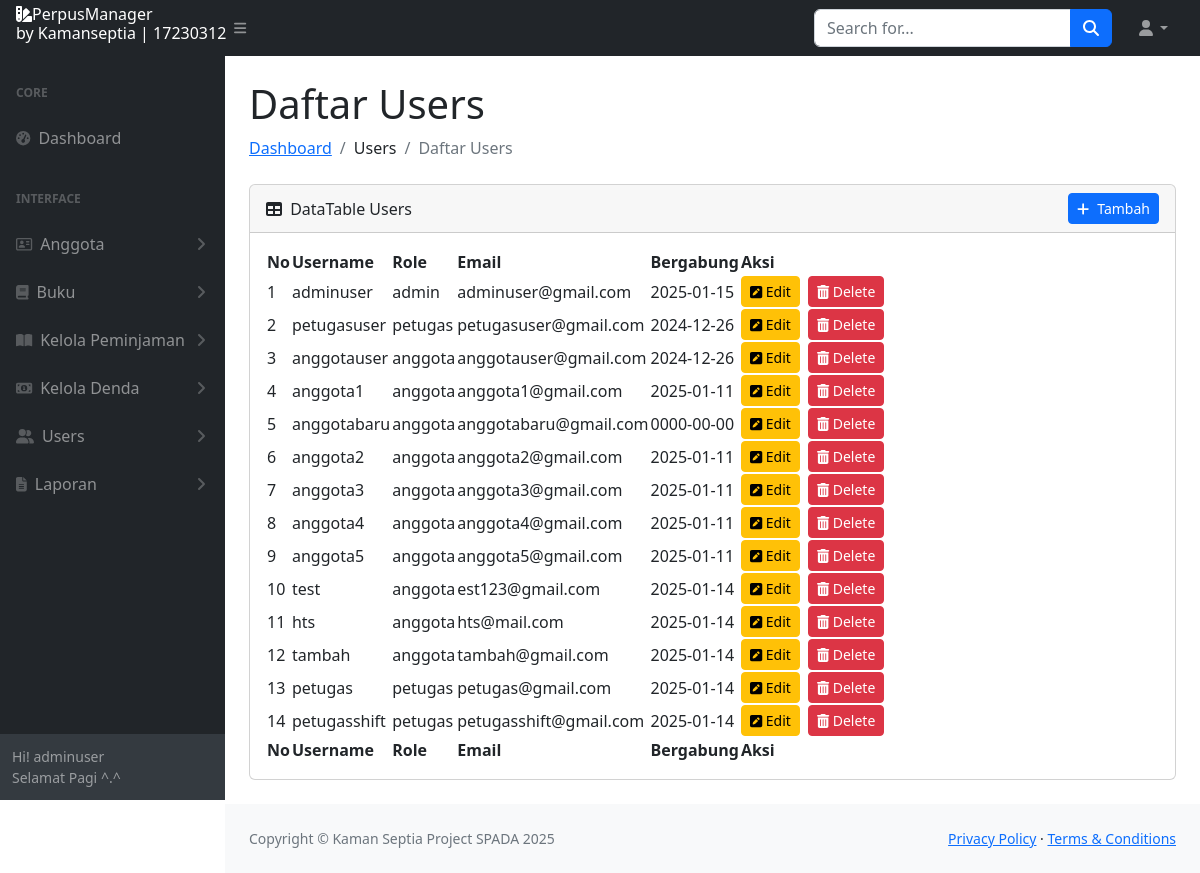
Page /pages/admin/users/index.php (signed in) on the committed database.
### tables this page shows
CREATE TABLE `users` (
  `id_user` int(11) NOT NULL,
  `nama` varchar(100) DEFAULT NULL,
  `username` varchar(50) NOT NULL,
  `password` varchar(255) NOT NULL,
  `role` enum('anggota','petugas','admin') NOT NULL,
  `tanggal_daftar` date DEFAULT curdate(),
  `alamat` varchar(255) DEFAULT NULL,
  `nomor_hp` varchar(15) DEFAULT NULL,
  `email` varchar(255) DEFAULT NULL
);

### pages/admin/loggedas.php (called while the page is built, shortened)
<?php
include 'C:/xampp/htdocs/perpustakaan/includes/koneksi.php';
function getWaktu() {
    $jam = date("H");
    if ($jam >= 5 && $jam < 12) {
        return "Pagi";
    } elseif ($jam >= 12 && $jam < 15) {
        return "Siang";
    } elseif ($jam >= 15 && $jam < 18) {
        return "Sore";
    } else {
        return "Malam";
    }
}
function getUserName($id_user) {
    global $conn;
    $sql = "SELECT u.username
            FROM users u
            WHERE u.id_user = ?";
    if ($stmt = $conn->prepare($sql)) {
        $stmt->bind_param("i", $id_user);
        $stmt->execute();
        $result = $stmt->get_result();
        if ($result->num_rows > 0) {
            $row = $result->fetch_assoc();
            return $row['username'];
        } else {
            return "Unknown User";
        }
    } else {
        return "Query preparation failed: " . $conn->error;
    }
}
?>

### pages/admin/users/index.php (the view, shortened to what this page needs)
<?php
include '../loggedas.php';
    $id_user = $_SESSION['id_user'];
    $username = getUserName($id_user);
    $waktu = getWaktu();
?>
<!DOCTYPE html>
<html lang="en">
    <head>
        <link href="https://cdn.jsdelivr.net/npm/simple-datatables@7.1.2/dist/style.min.css" rel="stylesheet" />
        <link href="../../../css/styles.css" rel="stylesheet" />
    </head>
    <body class="sb-nav-fixed">
        <?php include '../includes/topnav.php' ?>
        <div id="layoutSidenav">
            <?php include '../includes/sidebar.php'?>
            <div id="layoutSidenav_content">
            <main>
                    <div class="container-fluid px-4">
                        <h1 class="mt-4">Daftar Users</h1>
                        <ol class="breadcrumb mb-4">
                            <li class="breadcrumb-item"><a href="../index.php">Dashboard</a></li>
                            <li class="breadcrumb-item">Users</li>
                            <li class="breadcrumb-item active">Daftar Users</li>
                        </ol>
                        <div class="card mb-4">
                            <div class="card-header d-flex justify-content-between align-items-center">
                                <div>
                                    <i class="fas fa-table me-1"></i>
                                    DataTable Users
                                </div>
                                <a href="add.php" class="btn btn-primary btn-sm">
                                    <i class="fas fa-plus me-1"></i> Tambah
                                </a>
                            </div>
                            <div class="card-body">
                                <table id="datatablesSimple">
                                    <thead>
                                        <tr>
                                        <th>No</th>
                                            <th>Username</th>
                                            <th>Role</th>
                                            <th>Email</th>
                                            <th>Bergabung</th>
                                            <th>Aksi</th>
                                        </tr>
                                    </thead>
                                    <tfoot>
                                        <tr>
                                            <th>No</th>
                                            <th>Username</th>
                                            <th>Role</th>
                                            <th>Email</th>
                                            <th>Bergabung</th>
                                            <th>Aksi</th>
                                        </tr>
                                    </tfoot>
                                    <tbody>
                                    <?php
                                     $sql = "SELECT * FROM users";
                                     $result = $conn->query($sql);
                                     $no = 1;
                                     if ($result->num_rows > 0) {
                                         while ($row = $result->fetch_assoc()) {
                                             echo "<tr>
                                                 <td>{$no}</td>
                                                 <td>{$row['username']}</td>
                                                 <td>{$row['role']}</td>
                                                 <td>{$row['email']}</td>
                                                 <td>{$row['tanggal_daftar']}</td>
                                                 <td>
                                                     <div class='d-flex justify-content-center gap-2'>
                                                        <a href='edit.php?id_user={$row['id_user']}' class='btn btn-warning btn-sm'><i class='fas fa-pencil-square'></i> Edit </a>
                                                        <form method='POST' action='hapus.php' style='display:inline;'>
                                                            <input type='hidden' name='id_user' value='{$row['id_user']}'>
                                                            <button type='submit' name='delete' class='btn btn-danger btn-sm' onclick=\"return confirm('Yakin ingin menghapus Users ini?');\"><i class='fas fa-trash-alt'></i> Delete </button>
                                                        </form>
                                                    </div>
                                                </td>
                                             </tr>";
                                             $no++;
                                         }
                                     } else {
                                         echo "<tr><td colspan='6'>Tidak ada Users.</td></tr>";
                                     }
                                     ?>
                                    </tbody>
                                </table>
                            </div>
                        </div>
                    </div>
                </main>
                <?php include '../includes/footer.php'?>
            </div>
        </div>
    </body>
</html>

### pages/admin/includes/sidebar.php (shortened to what this page needs)
<div id="layoutSidenav_nav">
    <nav class="sb-sidenav accordion sb-sidenav-dark" id="sidenavAccordion">
        <div class="sb-sidenav-menu">
            <div class="nav">
                <div class="sb-sidenav-menu-heading">Core</div>
                <a class="nav-link" href="../index.php">
                    <div class="sb-nav-link-icon"><i class="fas fa-tachometer-alt"></i></div>
                    Dashboard
                </a>
                <div class="sb-sidenav-menu-heading">Interface</div>
                <a class="nav-link collapsed" href="#" data-bs-toggle="collapse" data-bs-target="#collapseAnggota" aria-expanded="false" aria-controls="collapseLayouts">
                    <div class="sb-nav-link-icon"><i class="far fa-address-card	"></i></div>
                    Anggota
                    <div class="sb-sidenav-collapse-arrow"><i class="fas fa-angle-down"></i></div>
                </a>
                <a class="nav-link collapsed" href="#" data-bs-toggle="collapse" data-bs-target="#collapseBuku" aria-expanded="false" aria-controls="collapseLayouts">
                    <div class="sb-nav-link-icon"><i class="fas fa-book	"></i></div>
                    Buku
                    <div class="sb-sidenav-collapse-arrow"><i class="fas fa-angle-down"></i></div>
                </a>
                <a class="nav-link collapsed" href="#" data-bs-toggle="collapse" data-bs-target="#collapsePeminjaman" aria-expanded="false" aria-controls="collapseLayouts">
                    <div class="sb-nav-link-icon"><i class="fas fa-book-open"></i></div>
                    Kelola Peminjaman
                    <div class="sb-sidenav-collapse-arrow"><i class="fas fa-angle-down"></i></div>
                </a>
                <a class="nav-link collapsed" href="#" data-bs-toggle="collapse" data-bs-target="#collapseDenda" aria-expanded="false" aria-controls="collapseLayouts">
                    <div class="sb-nav-link-icon"><i class="fas fa-money-bill-alt	"></i></div>
                    Kelola Denda
                    <div class="sb-sidenav-collapse-arrow"><i class="fas fa-angle-down"></i></div>
                </a>
                <a class="nav-link collapsed" href="#" data-bs-toggle="collapse" data-bs-target="#collapseLPetugas" aria-expanded="false" aria-controls="collapseLayouts">
                    <div class="sb-nav-link-icon"><i class="fas fa-user-friends	"></i></div>
                    Users
                    <div class="sb-sidenav-collapse-arrow"><i class="fas fa-angle-down"></i></div>
                </a>
                <a class="nav-link collapsed" href="#" data-bs-toggle="collapse" data-bs-target="#collapseLlaporan" aria-expanded="false" aria-controls="collapseLayouts">
                    <div class="sb-nav-link-icon"><i class="fas fa-file-alt	"></i></div>
                    Laporan
                    <div class="sb-sidenav-collapse-arrow"><i class="fas fa-angle-down"></i></div>
                </a>
            </div>
        </div>
        <div class="sb-sidenav-footer">
            <div class="small">Hi! <?php echo htmlspecialchars($username); ?></div>
            <div class="small">Selamat <?php echo htmlspecialchars($waktu); ?> ^.^</div>
        </div>
</div>

### rows in the picture
users: username "adminuser", role "admin", email "adminuser@gmail.com", tanggal_daftar "2025-01-15"
users: username "petugasuser", role "petugas", email "petugasuser@gmail.com", tanggal_daftar "2024-12-26"
users: username "anggotauser", role "anggota", email "anggotauser@gmail.com", tanggal_daftar "2024-12-26"
users: username "anggota1", role "anggota", email "anggota1@gmail.com", tanggal_daftar "2025-01-11"
users: username "anggotabaru", role "anggota", email "anggotabaru@gmail.com", tanggal_daftar "0000-00-00"
users: username "anggota2", role "anggota", email "anggota2@gmail.com", tanggal_daftar "2025-01-11"
users: username "anggota3", role "anggota", email "anggota3@gmail.com", tanggal_daftar "2025-01-11"
users: username "anggota4", role "anggota", email "anggota4@gmail.com", tanggal_daftar "2025-01-11"
users: username "anggota5", role "anggota", email "anggota5@gmail.com", tanggal_daftar "2025-01-11"
users: username "test", role "anggota", email "est123@gmail.com", tanggal_daftar "2025-01-14"
users: username "hts", role "anggota", email "hts@mail.com", tanggal_daftar "2025-01-14"
users: username "tambah", role "anggota", email "tambah@gmail.com", tanggal_daftar "2025-01-14"
users: username "petugas", role "petugas", email "petugas@gmail.com", tanggal_daftar "2025-01-14"
users: username "petugasshift", role "petugas", email "petugasshift@gmail.com", tanggal_daftar "2025-01-14"

### other values in the picture
$waktu "Pagi"
